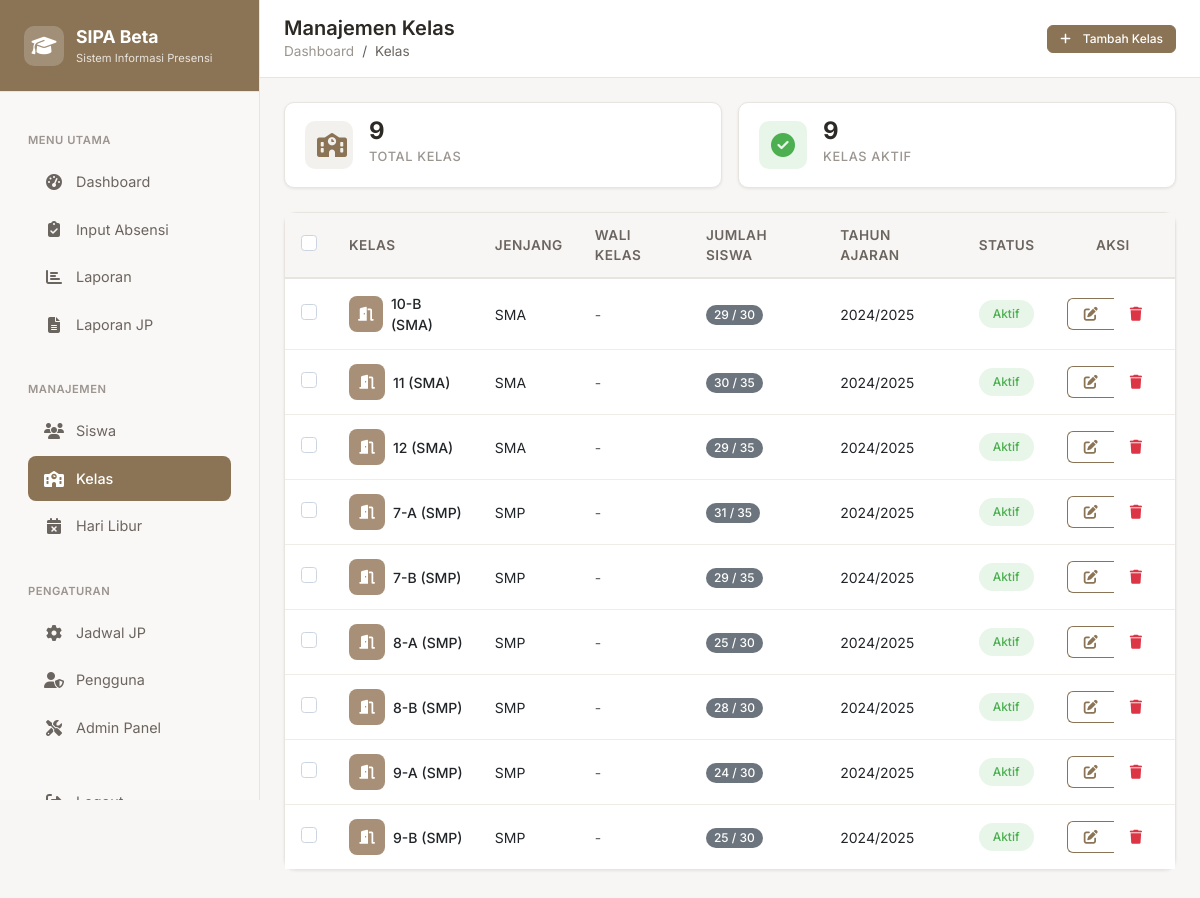
The app's page /manage/classrooms/ (signed in), older data.
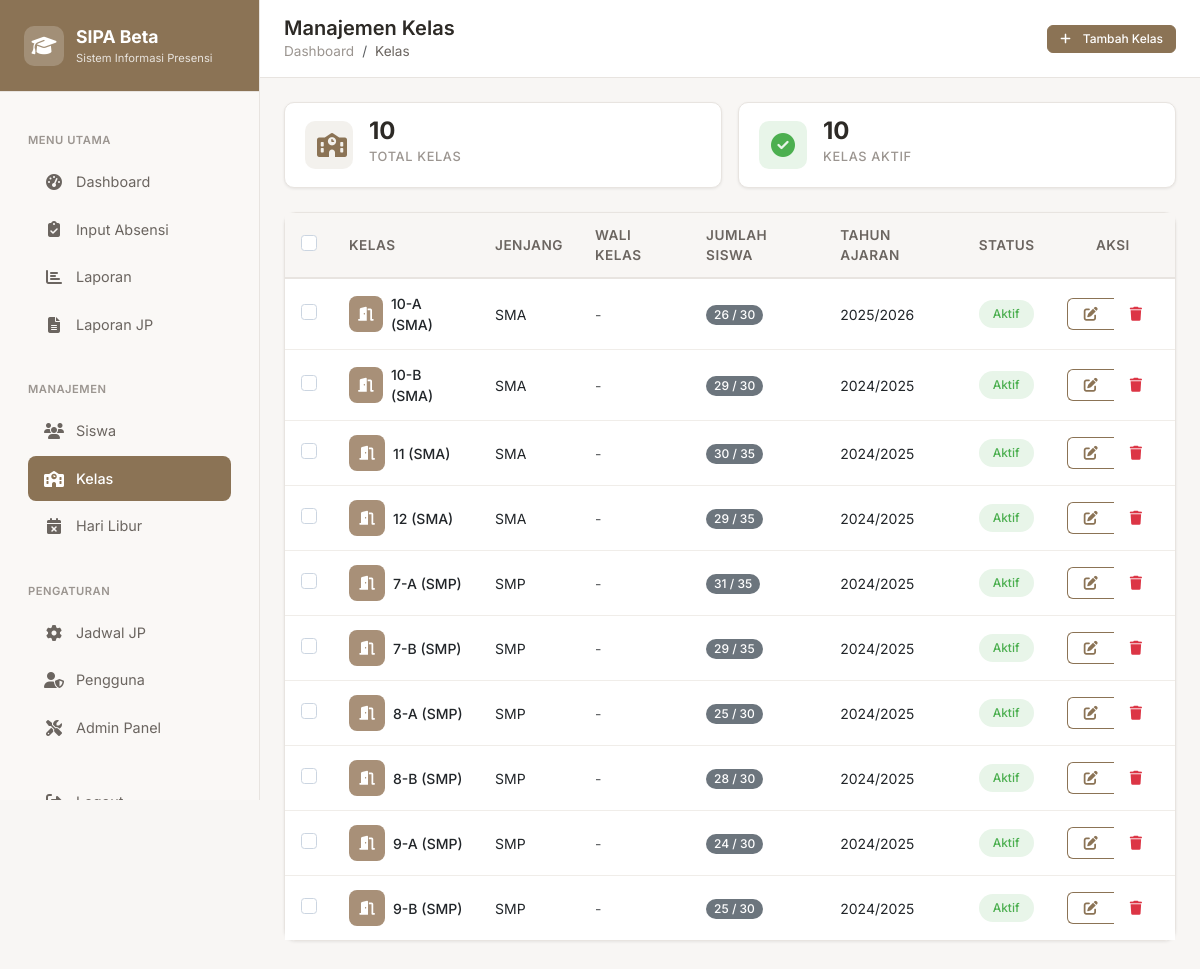
The same page, newer data.
### attendance/models.py (models this page shows, shortened)
class BaseModel(models.Model):
    id = models.UUIDField(primary_key=True, default=uuid.uuid4, editable=False)
    created_at = models.DateTimeField(auto_now_add=True)
    updated_at = models.DateTimeField(auto_now=True)
    created_by = models.ForeignKey(
        User,
        on_delete=models.SET_NULL,
        null=True,
        blank=True,
        related_name='%(class)s_created'
    )
    updated_by = models.ForeignKey(
        User,
        on_delete=models.SET_NULL,
        null=True,
        blank=True,
        related_name='%(class)s_updated'
    )
    class Meta:
        abstract = True

class Classroom(BaseModel):
    academic_level = models.ForeignKey(
        AcademicLevel,
        on_delete=models.CASCADE,
        help_text="Academic level (SMP/SMA)"
    )
    grade = models.PositiveIntegerField(help_text="Grade level (7, 8, 9, 10, 11, 12)")
    section = models.CharField(
        max_length=5,
        blank=True,
        help_text="Class section (A, B, C, etc.)"
    )
    name = models.CharField(max_length=50, help_text="Display name for the classroom")
    capacity = models.PositiveIntegerField(default=30)
    room_number = models.CharField(max_length=20, blank=True)
    homeroom_teacher = models.ForeignKey(
        User,
        on_delete=models.SET_NULL,
        null=True,
        blank=True,
        related_name='homeroom_classes'
    )
    is_active = models.BooleanField(default=True)
    academic_year = models.CharField(
        max_length=9,
        help_text="Academic year (e.g., 2024/2025)"
    )
    class Meta:
        unique_together = ['academic_level', 'grade', 'section', 'academic_year']
        ordering = ['academic_level', 'grade', 'section']
        indexes = [
            models.Index(fields=['academic_level', 'grade']),
            models.Index(fields=['is_active']),
            models.Index(fields=['academic_year']),
        ]
        verbose_name = 'Classroom'
        verbose_name_plural = 'Classrooms'
    def __str__(self):
        if self.section:
            return f"{self.grade}-{self.section} ({self.academic_level.code})"
        return f"{self.grade} ({self.academic_level.code})"

class AcademicLevel(models.Model):
    LEVEL_CHOICES = [
        ('SMP', 'Sekolah Menengah Pertama'),
        ('SMA', 'Sekolah Menengah Atas'),
        ('MA', 'Madrasah Aliyah'),
        ('MTS', 'Madrasah Tsanawiyah'),
    ]
    code = models.CharField(max_length=10, unique=True, primary_key=True)
    name = models.CharField(max_length=50)
    level_type = models.CharField(max_length=10, choices=LEVEL_CHOICES)
    description = models.TextField(blank=True)
    is_active = models.BooleanField(default=True)
    min_grade = models.PositiveIntegerField(help_text="Minimum grade level (e.g., 7 for SMP)")
    max_grade = models.PositiveIntegerField(help_text="Maximum grade level (e.g., 9 for SMP)")
    created_at = models.DateTimeField(default=timezone.now)
    updated_at = models.DateTimeField(auto_now=True)
    class Meta:
        ordering = ['level_type', 'code']
        verbose_name = 'Academic Level'
        verbose_name_plural = 'Academic Levels'

### attendance/views.py (the view)
# urls.py: path('manage/classrooms/', views.manage_classroom_list, name='manage_classroom_list'),
@login_required
def manage_classroom_list(request):
    try:
        classrooms = Classroom.objects.select_related(
            'academic_level', 'homeroom_teacher'
        ).annotate(
            student_count_val=models.Count('students', filter=models.Q(students__is_active=True))
        ).order_by('academic_level__code', 'grade', 'section')
        paginator = Paginator(classrooms, 20)
        page_number = request.GET.get('page', 1)
        page_obj = paginator.get_page(page_number)
        total_classrooms = Classroom.objects.count()
        active_classrooms = Classroom.objects.filter(is_active=True).count()
        context = {
            'classrooms': page_obj,
            'total_classrooms': total_classrooms,
            'active_classrooms': active_classrooms,
        }
    except Exception as e:
        logger.error(f"Error loading classroom list: {str(e)}")
        messages.error(request, "Terjadi kesalahan saat memuat data kelas")
        context = {'classrooms': []}
    return render(request, 'manage/classrooms/list.html', context)

### attendance/context_processors.py (called while the page is built)
def app_context(request):
    return {
        'app_config': getattr(settings, 'SIPA_YAUMI', {}),
        'app_name': getattr(settings, 'SIPA_YAUMI', {}).get('APP_NAME', 'SIPA Beta '),
        'school_name': getattr(settings, 'SIPA_YAUMI', {}).get('SCHOOL_NAME', 'PESANTREN YAUMI YOGYAKARTA'),
        'app_version': getattr(settings, 'SIPA_YAUMI', {}).get('VERSION', '1.0.0'),
    }

### templates/manage/classrooms/list.html (shortened to what the changed rows need)
{% extends 'manage/base_list.html' %}
{% load static %}
{% block page_title %}Manajemen Kelas{% endblock %}
{% block stats_row %}
<div class="stats-row">
    <div class="stat-card">
        <div>
            <div class="stat-value">{{ total_classrooms }}</div>
            <div class="stat-label">Total Kelas</div>
        </div>
    </div>
    <div class="stat-card">
        <div>
            <div class="stat-value">{{ active_classrooms }}</div>
            <div class="stat-label">Kelas Aktif</div>
        </div>
    </div>
</div>
{% endblock %}
{% block list_content %}
<div class="card">
    <div class="card-body p-0">
        <form method="post" action="{% url 'bulk_action' %}" id="bulkForm">
            <div class="table-responsive">
                <table class="table table-hover mb-0">
                    <thead>
                        <tr>
                            {% if user.is_superuser %}
                            <th style="width: 40px;">
                                <input type="checkbox" class="form-check-input" id="selectAll">
                            </th>
                            {% endif %}
                            <th>Kelas</th>
                            <th>Jenjang</th>
                            <th>Wali Kelas</th>
                            <th>Jumlah Siswa</th>
                            <th>Tahun Ajaran</th>
                            <th>Status</th>
                            {% if user.is_superuser %}
                            <th style="width: 120px;" class="text-center">Aksi</th>
                            {% endif %}
                        </tr>
                    </thead>
                    <tbody>
                        {% for classroom in classrooms %}
                        <tr>
                            {% if user.is_superuser %}
                            <td>
                                <input type="checkbox" class="form-check-input row-checkbox"
                                       name="selected_ids" value="{{ classroom.pk }}">
                            </td>
                            {% endif %}
                            <td data-label="Kelas">
                                <div class="d-flex align-items-center">
                                    <div class="classroom-icon me-2">
                                        <i class="fas fa-door-open"></i>
                                    </div>
                                    <div>
                                        <span class="editable fw-medium" data-field="name" data-id="{{ classroom.pk }}" data-model="classroom">{{ classroom }}</span>
                                    </div>
                                </div>
                            </td>
                            <td data-label="Jenjang">{{ classroom.academic_level.code }}</td>
                            <td data-label="Wali Kelas">
                                {% if classroom.homeroom_teacher %}
                                {{ classroom.homeroom_teacher.get_full_name|default:classroom.homeroom_teacher.username }}
                                {% else %}
                                <span class="text-muted">-</span>
                                {% endif %}
                            </td>
                            <td data-label="Jumlah Siswa">
                                <span class="badge bg-secondary">{{ classroom.student_count_val }} / {{ classroom.capacity }}</span>
                            </td>
                            <td data-label="Tahun Ajaran">{{ classroom.academic_year }}</td>
                            <td data-label="Status">
                                {% if classroom.is_active %}
                                <span class="status-badge status-hadir">Aktif</span>
                                {% else %}
                                <span class="status-badge status-alpa">Nonaktif</span>
                                {% endif %}
                            </td>
                            <td class="text-center">
                                {% if user.is_superuser %}
                                <div class="btn-group btn-group-sm">
                                    <a href="{% url 'manage_classroom_edit' classroom.pk %}"
                                       class="btn btn-outline-primary" title="Edit">
                                        <i class="fas fa-edit"></i>
                                    </a>
                                    <button type="button" class="btn btn-outline-danger" title="Hapus"
                                            data-bs-toggle="modal"
                                            data-bs-target="#deleteModal"
                                            data-delete-id="{{ classroom.pk }}"
                                            data-delete-name="{{ classroom }}"
                                            data-delete-url="{% url 'manage_classroom_delete' classroom.pk %}">
                                        <i class="fas fa-trash"></i>
                                    </button>
                                </div>
                                {% else %}
                                <span class="text-muted">-</span>
                                {% endif %}
                            </td>
                        </tr>
                        {% endfor %}
                    </tbody>
                </table>
            </div>
        </form>
    </div>
</div>
{% endblock %}

Row changes from the older to the newer data that the page shows:
added Classroom: section+grade+academic_level "10-A (SMA)", academic_level.code "SMA", student_count_val "26", capacity "30", academic_year "2025/2026", is_active "Aktif"
Text that changed along with them:
{{ total_classrooms }}: "9" → "10"
{{ active_classrooms }}: "9" → "10"
